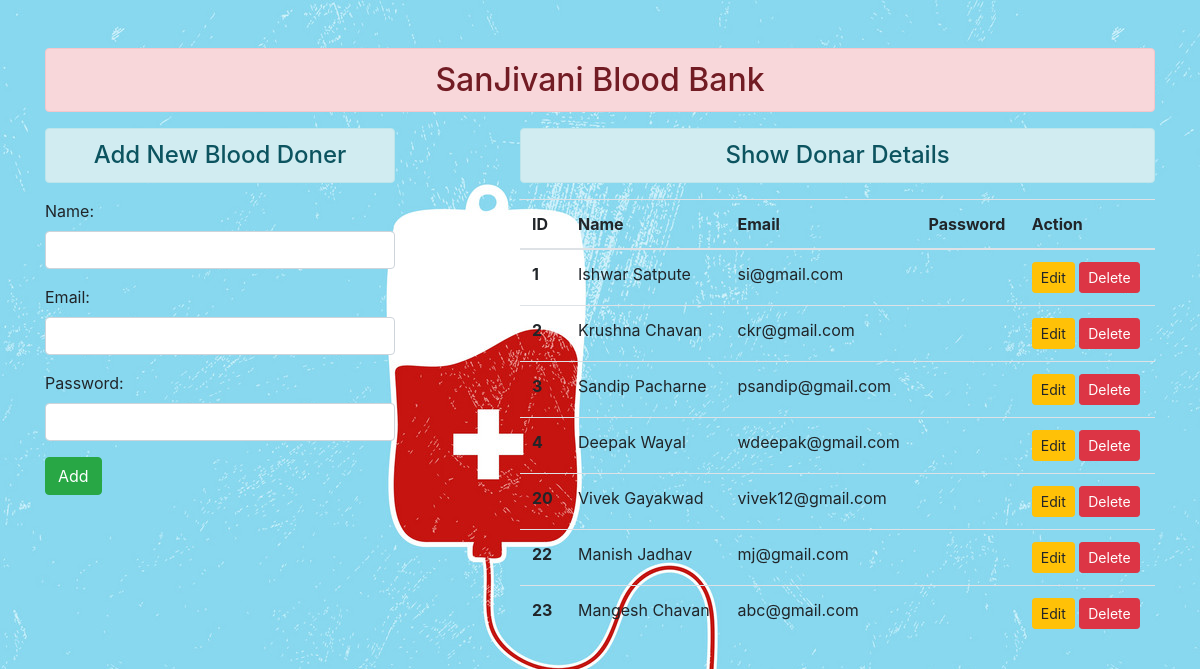
The page / on the database its author committed.
### enroll/models.py (models this page shows)
class User(models.Model):
    name=models.CharField(max_length=100)
    email=models.EmailField(max_length=100)
    password=models.CharField(max_length=100)

### enroll/views.py (the view)
# urls.py: path('',views.add_show,name="addandshow"),
def add_show(request):
 if request.method == 'POST':
  fm = StudentRegistration(request.POST)
  if fm.is_valid():
   nm = fm.cleaned_data['name']
   em = fm.cleaned_data['email']
   pw = fm.cleaned_data['password']
   reg = User(name=nm, email=em, password=pw)
   reg.save()
   fm = StudentRegistration()
 else:
  fm = StudentRegistration()
 stud = User.objects.all()
 return render(request, 'enroll/addandshow.html', {'form':fm, 'stu':stud})

### enroll/forms.py
class StudentRegistration(forms.ModelForm):
    class Meta:
        model=User
        fields=['name','email','password']
        widgets={
            'name':forms.TextInput(attrs={'class':'form-control'}),
            'email':forms.EmailInput(attrs={'class':'form-control'}),
            'password':forms.PasswordInput(attrs={'class':'form-control'}),
        }

### enroll/templates/enroll/addandshow.html (shortened to what this page needs)
{% extends 'enroll/base.html' %}
{% block content %}
<div class="row">
 <div class="col-sm-4">
  <h4 class="text-center alert alert-info">Add New Blood Doner</h4>
  <form action="" method="POST">
   {{form.as_p}}
   <input type="submit" class="btn btn-success" value="Add">
  </form>
 </div>
 <div class="col-sm-7 offset-1">
  <h4 class="text-center alert alert-info">Show Donar Details</h4>
  {% if stu %}
   <table class="table table-hover">
     <thead>
       <tr>
         <th scope="col">ID</th>
         <th scope="col">Name</th>
         <th scope="col">Email</th>
         <th scope="col">Password</th>
         <th scope="col">Action</th>
       </tr>
     </thead>
     <tbody>
      {% for st in stu %}
       <tr>
         <th scope="row">{{st.id}}</th>
         <td>{{st.name}}</td>
         <td>{{st.email}}</td>
         <td>{{st.password}}</td>
         <td>
         <a href="{% url 'updatedata' st.id %}" class="btn btn-warning btn-sm">Edit</a>
         <form action="{% url 'deletedata' st.id %}" method="post" class="d-inline"> {% csrf_token %}
          <input type="submit" class="btn btn-danger btn-sm" value="Delete">
         </form>
         </td>
       </tr>
      {% endfor %}
     </tbody>
   </table>
  {% else %}
   <h4 class="text-center alert alert-warning">No Records</h4>
  {% endif %}
 </div>
</div>
{% endblock content %}

### enroll/templates/enroll/base.html (shortened to what this page needs)
<!DOCTYPE html>
{% load static %}
<html lang="en">
<head>
 <link rel="stylesheet" href="{% static 'enroll/css/bootstrap.css' %}">
</head>
<body background="{% static 'enroll/images/222.jpg' %}" width="500px" height="600px">
 <div class="container mt-5">
  <h2 class="text-center alert alert-danger">SanJivani Blood Bank</h2>
  {% block content %} {% endblock content %}
 </div>
</body>
</html>

### rows shown on the page
User: id "1", name "Ishwar Satpute", email "si@gmail.com"
User: id "2", name "Krushna Chavan", email "ckr@gmail.com"
User: id "3", name "Sandip Pacharne", email "psandip@gmail.com"
User: id "4", name "Deepak Wayal", email "wdeepak@gmail.com"
User: id "20", name "Vivek Gayakwad", email "vivek12@gmail.com"
User: id "22", name "Manish Jadhav", email "mj@gmail.com"
User: id "23", name "Mangesh Chavan", email "abc@gmail.com"
